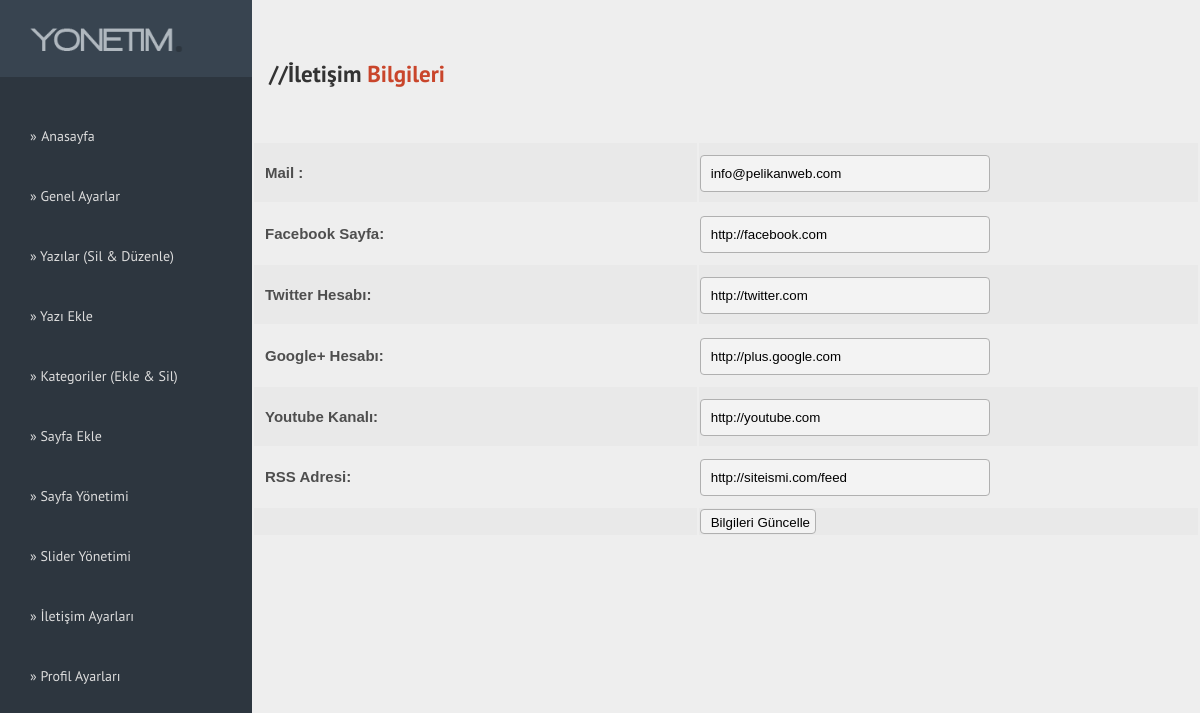
/yonetim/iletisim.php (signed in), run on the app's committed database.
### tables this page shows
CREATE TABLE IF NOT EXISTS `iletisim` (
  `id` int(11) NOT NULL,
  `mail` varchar(255) NOT NULL,
  `face` varchar(255) NOT NULL,
  `twitter` varchar(255) NOT NULL,
  `plus` varchar(255) NOT NULL,
  `youtube` varchar(255) NOT NULL,
  `rss` varchar(255) NOT NULL,
  PRIMARY KEY (`id`)
);

### www/yonetim/iletisim.php (the view, shortened to what this page needs)
<?php require_once('../Connections/blog.php'); ?>
<?php
$editFormAction = $_SERVER['PHP_SELF'];
if (isset($_SERVER['QUERY_STRING'])) {
  $editFormAction .= "?" . htmlentities($_SERVER['QUERY_STRING']);
}
$query_iletisim_duzenle = "SELECT * FROM iletisim";
$iletisim_duzenle = mysql_query($query_iletisim_duzenle, $blog) or die(mysql_error());
$row_iletisim_duzenle = mysql_fetch_assoc($iletisim_duzenle);
?>
<!DOCTYPE html PUBLIC "-//W3C//DTD XHTML 1.0 Transitional//EN" "http://www.w3.org/TR/xhtml1/DTD/xhtml1-transitional.dtd">
<html xmlns="http://www.w3.org/1999/xhtml">
<head>
<link href="css/admin-style.css" rel="stylesheet" type="text/css" />
</head>
<body>
<div class="genel">
	<div class="left-nav">
    	<div class="left-top"><img src="image/admin-logo.png" width="200" /></div>
	  <ul>
	    <li><a href="index.php?id=1">»</a> <a href="index.php">Anasayfa</a></li>
	    <li><a href="ayarlar.php">» Genel Ayarlar</a></li>
	    <li><a href="yazilar.php">» Yazılar (Sil &amp; Düzenle)</a></li>
	    <li><a href="yazi-ekle.php">» Yazı Ekle</a></li>
	    <li><a href="kategori.php">» Kategoriler (Ekle & Sil)</a></li>
	    <li><a href="sayfa-ekle.php">» Sayfa Ekle</a></li>
	    <li><a href="sayfalar.php">» Sayfa Yönetimi</a></li>
	    <li><a href="slider.php">» Slider Yönetimi</a></li>
	    <li><a href="iletisim.php">» İletişim Ayarları</a></li>
	    <li><a href="profil.php">» Profil Ayarları</a></li>
      </ul>
</div>
  <div class="content">
    <h2>//İletişim<span> Bilgileri</span></h2>
    <p>&nbsp;</p><form action="<?php echo $editFormAction; ?>" method="post" name="form1" id="form1">
  <table width="100%" align="center">
    <tr valign="baseline">
      <td width="47%" align="left" nowrap="nowrap" bgcolor="#E9E9E9"><h4>Mail :</h4></td>
      <td width="53%" bgcolor="#E9E9E9"><input type="text" name="mail" value="<?php echo htmlentities($row_iletisim_duzenle['mail'], ENT_COMPAT, 'utf-8'); ?>" size="32" /></td>
    </tr>
    <tr valign="baseline">
      <td nowrap="nowrap" align="left"><h4>Facebook Sayfa:</h4></td>
      <td><input type="text" name="face" value="<?php echo htmlentities($row_iletisim_duzenle['face'], ENT_COMPAT, 'utf-8'); ?>" size="32" /></td>
    </tr>
    <tr valign="baseline">
      <td align="left" nowrap="nowrap" bgcolor="#E9E9E9"><h4>Twitter Hesabı:</h4></td>
      <td bgcolor="#E9E9E9"><input type="text" name="twitter" value="<?php echo htmlentities($row_iletisim_duzenle['twitter'], ENT_COMPAT, 'utf-8'); ?>" size="32" /></td>
    </tr>
    <tr valign="baseline">
      <td nowrap="nowrap" align="left"><h4>Google+ Hesabı:</h4></td>
      <td><input type="text" name="plus" value="<?php echo htmlentities($row_iletisim_duzenle['plus'], ENT_COMPAT, 'utf-8'); ?>" size="32" /></td>
    </tr>
    <tr valign="baseline">
      <td align="left" nowrap="nowrap" bgcolor="#E9E9E9"><h4>Youtube Kanalı:</h4></td>
      <td bgcolor="#E9E9E9"><input type="text" name="youtube" value="<?php echo htmlentities($row_iletisim_duzenle['youtube'], ENT_COMPAT, 'utf-8'); ?>" size="32" /></td>
    </tr>
    <tr valign="baseline">
      <td nowrap="nowrap" align="left"><h4>RSS Adresi:</h4></td>
      <td><input type="text" name="rss" value="<?php echo htmlentities($row_iletisim_duzenle['rss'], ENT_COMPAT, 'utf-8'); ?>" size="32" /></td>
    </tr>
    <tr valign="baseline">
      <td align="right" nowrap="nowrap" bgcolor="#E9E9E9">&nbsp;</td>
      <td bgcolor="#E9E9E9"><input type="submit" value="Bilgileri Güncelle" /></td>
    </tr>
  </table>
</form>
  </div>
</div>
</body>
</html>

### www/yonetim/css/admin-style.css (style rules this page uses)
html, body { height: 100%; min-height: 100%; }
body { position:relative; background-attachment: fixed; -webkit-background-size: cover; -moz-background-size: cover; -o-background-size: cover; background-size: cover; margin: 0px; font-family: Arial, Helvetica, sans-serif; color: #333; background-color: #EEE; }
.left-top { background-color: #384450; height: 67px; margin-right: 0px; margin-bottom: 30px; margin-left: 0px; padding-top: 10px; }
.genel { width: 100%; margin: 0px; float: left; background-color: #2D363F; }
.left-nav { height: 100%; min-height: 100%; width: 21%; background-color: #2d363f; float: left; }
.content { min-height:690px; background-color: #EEE; width: 79%; padding-top: 40px; float: left; }
.left-nav ul { padding-top: 20px; padding-right: 0px; padding-bottom: 0px; padding-left: 10px; margin-top: 30px; margin-left: 20px; }
.left-nav ul li a { font-family: 'PT Sans', sans-serif; color: #DDD; text-decoration: none; font-size: 14px; }
.content form table tr td h4 { color: #4E4E4E; font-size: 15px; margin-left: 10px; }
.left-nav ul li { list-style-type: none; display: block; height: 60px; width: 150px; }
.content h2 { color: #333; font-family: 'PT Sans', sans-serif; font-size: 23px; margin-left: 17px; }
.content h2 span { color: #C9452B; }
.content input { border: 1px solid #B0B0B0; -webkit-border-radius: 4px; -moz-border-radius: 4px; border-radius: 4px; height: 25px; padding-top: 5px; padding-right: 5px; padding-bottom: 5px; padding-left: 10px; background-color: #F3F3F3; }

### data on the page
iletisim: mail "info@pelikanweb.com", face "http://facebook.com", twitter "http://twitter.com", plus "http://plus.google.com", youtube "http://youtube.com", rss "http://siteismi.com/feed"
